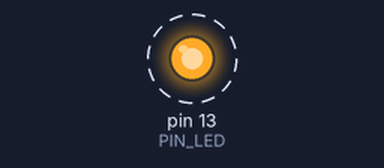
This sketch was run on a simulated Arduino Uno, built with avr-gcc and run on an emulated ATmega328P. Parts: output pins drawn as LEDs (lit = HIGH). Dashed ring = blinking. What the sketch prints to the serial monitor is not drawn.

Above: at 0.5 s.
Timing chart, 0 to 4.6 s (numbered marks = the images above):
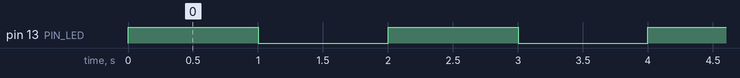

The sketch:

04_example_3.ino
```cpp
#define PIN_LED 13
unsigned int count, toggle;

void setup() {
  pinMode(PIN_LED, OUTPUT);
  Serial.begin(115200);
  while (!Serial) {
    ;
  }

  Serial.println("Hello World!");
  int count = toggle = 0;
  digitalWrite(PIN_LED, toggle);
}


void loop () {

  Serial.println(++count);
  toggle = toggle_state(toggle);

  digitalWrite(PIN_LED, toggle);
  delay(1000);


}

int toggle_state(int toggle){
  if (toggle == 0) {
    toggle = 1;
    } else {
      toggle = 0;}

  return toggle;
  }
```

Measured:
- by itself, pin 13 (PIN_LED): alternates HIGH for 1.0 s and LOW for 1.0 s
